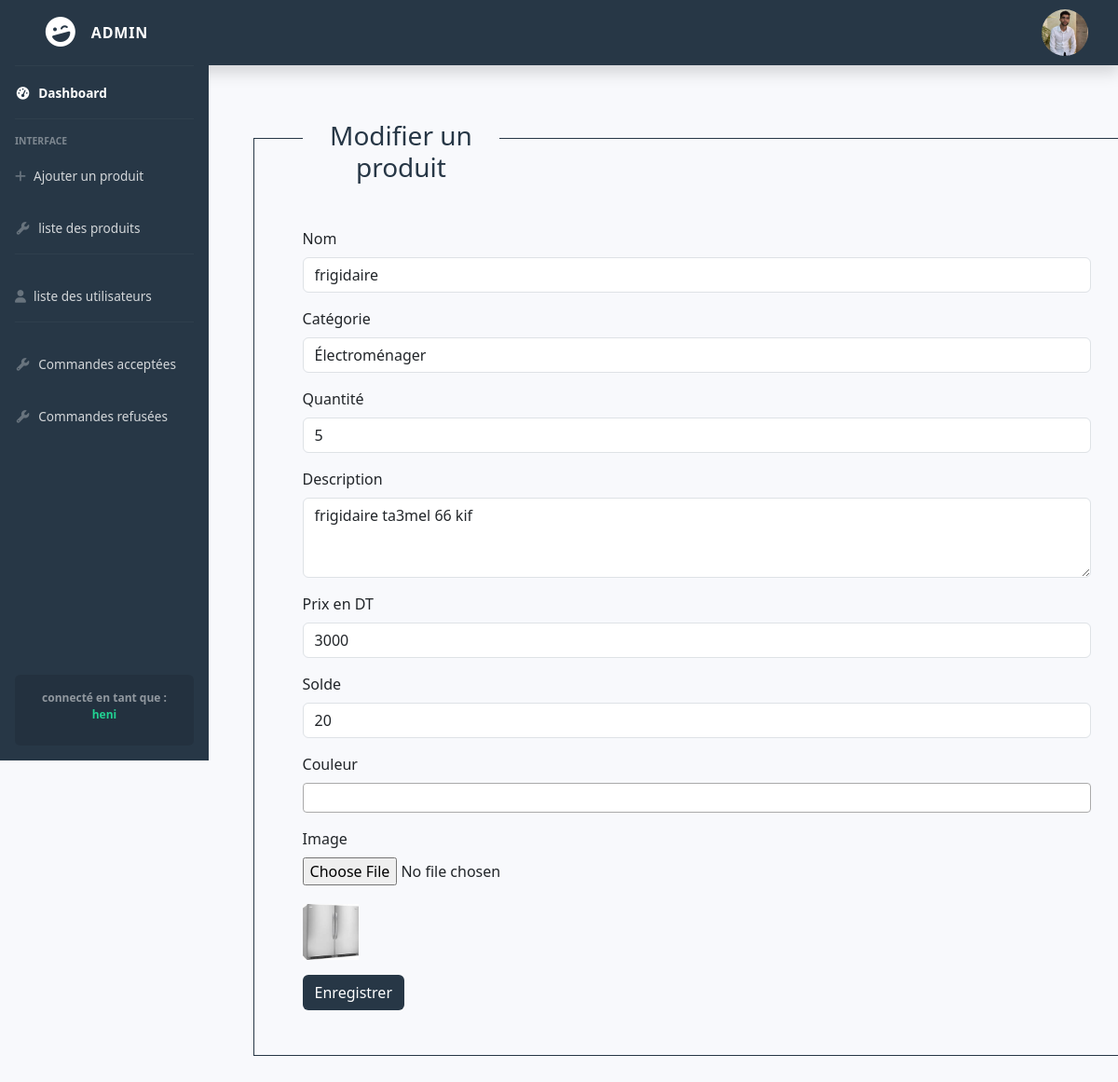
Screenshot of /admin/editProduct.php?id=30 (signed in) with the database file from the repository.
### tables this page shows
CREATE TABLE `product` (
  `id` int(11) NOT NULL,
  `name` varchar(100) NOT NULL,
  `categorie` varchar(30) NOT NULL,
  `quantite` int(3) NOT NULL,
  `image` varchar(100) NOT NULL,
  `description` longtext NOT NULL,
  `prix` float NOT NULL,
  `solde` int(2) NOT NULL,
  `couleur` varchar(200) NOT NULL,
  `date` date NOT NULL
);

### models/product.class.php (called while the page is built, shortened)
<?php
    class Products{
        function getProduct($id)
        {
            $cnx=new connexion();
            $pdo=$cnx->connect();
            $req="SELECT * FROM product where id='$id'";
            $res=$pdo->query($req) or print_r($pdo->errorInfo());
            return $res;
        }
    }
?>

### admin/editProduct.php (the view, shortened to what this page needs)
<?php require_once('../__tiers/header-admin.php') ?>
<div class='row col-10'>
    <div style='margin-top:100px; margin-left:260px;'>
<?php
    require_once('../models/product.class.php');
    $product = new Products();
    $product = $product->getProduct($_GET['id'])->fetchAll();
?>
<div class="container my-5">
    <div class="row justify-content-center border border-azra9">
        <div class="col-11 m-auto">
            <h3 class="mb-5 w-25 text-center text-azra9" style="margin-top:-20px;background:#f8f9fc;">Modifier un produit</h3>
            <div>
                <form method="post" action="edit.php" enctype="multipart/form-data">
                    <div class="form-group mb-3">
                        <label for="name">Nom</label>
                        <input type="text" name="name" class="form-control" id="name" placeholder="Entrez le nom du produit" value="<?php echo $product[0]["name"]; ?>">
                    </div>
                    <div class="form-group mb-3">
                        <label for="categorie">Catégorie</label>
                        <select name="categorie" class="form-control" id="categorie">
                            <option value="electromenager" <?php if($product[0]['categorie'] == "electromenager") echo "selected"; ?>>Électroménager</option>
                        </select>
                    </div>
                    <div class="form-group mb-3">
                        <label for="quantite">Quantité</label>
                        <input type="text" name="quantite" class="form-control" id="quantite" placeholder="Entrez la quantité" value="<?php echo $product[0]['quantite']; ?>">
                    </div>
                    <div class="form-group mb-3">
                        <label for="description">Description</label>
                        <textarea name="description" class="form-control" id="description" rows="3"><?php echo $product[0]["description"]; ?></textarea>
                    </div>
                    <div class="form-group mb-3">
                        <label for="prix">Prix en DT</label>
                        <input type="text" name="prix" class="form-control" id="prix" placeholder="Entrez le prix" value="<?php echo $product[0]['prix']; ?>">
                    </div>
                    <div class="form-group mb-3">
                        <label for="solde">Solde</label>
                        <input type="text" name="solde" class="form-control" id="solde" placeholder="Entrez le solde" value="<?php echo $product[0]['solde']; ?>">
                    </div>
                    <div class="form-group mb-3">
                        <label for="couleur">Couleur</label>
                    </div>
                    <div class="form-group mb-3">
                        <label for="image">Image</label>
                        <input type="file" name="image" class="form-control-file" id="image">
                        <img src="uploaded/<?php echo $product[0]['image'] ?>" alt="" width="60" height="60">
                    </div>
                    <button type="submit" class="btn bg-azra9 mb-5">Enregistrer</button>
                </form>
            </div>
        </div>
    </div>
</div>
<?php require_once('../__tiers/footer-admin.php') ?>

### assets/style.css (style rules this page uses)
:root { --blue:#273746; --vert:#21D192; }
* { margin: 0; padding: 0; box-sizing: border-box; }
.bg-azra9 { background-color: var(--blue) !important; color:white !important; }
.text-azra9 { color:var(--blue )!important; }
.border-azra9 { border-color: var(--blue) !important; }
input { height: 50px; }

### rows the page displays
product: name "frigidaire", categorie "Électroménager", quantite "5", description "frigidaire ta3mel 66 kif", prix "3000", solde "20", image (picture)

### other values shown
$_SESSION['name'] "heni"
